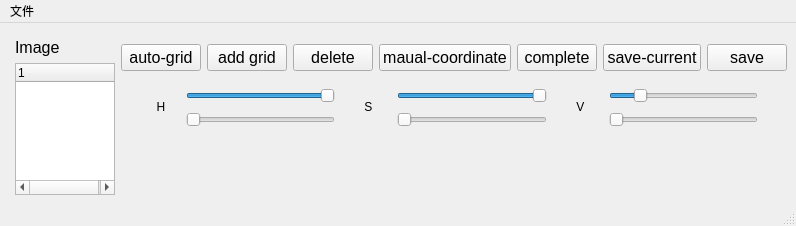
<?xml version="1.0" encoding="UTF-8"?>
<ui version="4.0">
 <class>MainWindow</class>
 <widget class="QMainWindow" name="MainWindow">
  <property name="geometry">
   <rect>
    <x>0</x>
    <y>0</y>
    <width>796</width>
    <height>226</height>
   </rect>
  </property>
  <property name="windowTitle">
   <string>MainWindow</string>
  </property>
  <widget class="QWidget" name="centralwidget">
   <layout class="QHBoxLayout" name="horizontalLayout_3" stretch="1,4">
    <property name="leftMargin">
     <number>15</number>
    </property>
    <property name="topMargin">
     <number>15</number>
    </property>
    <item>
     <layout class="QVBoxLayout" name="verticalLayout_2" stretch="0,0">
      <item>
       <widget class="QLabel" name="label_3">
        <property name="font">
         <font>
          <pointsize>12</pointsize>
         </font>
        </property>
        <property name="text">
         <string>Image</string>
        </property>
       </widget>
      </item>
      <item>
       <widget class="QTreeWidget" name="m_imgTreeWidget">
        <column>
         <property name="text">
          <string notr="true">1</string>
         </property>
        </column>
       </widget>
      </item>
     </layout>
    </item>
    <item>
     <layout class="QVBoxLayout" name="verticalLayout" stretch="0,0,0,1">
      <item>
       <layout class="QHBoxLayout" name="horizontalLayout_2">
        <property name="topMargin">
         <number>6</number>
        </property>
        <item>
         <spacer name="horizontalSpacer_3">
          <property name="orientation">
           <enum>Qt::Horizontal</enum>
          </property>
          <property name="sizeHint" stdset="0">
           <size>
            <width>40</width>
            <height>20</height>
           </size>
          </property>
         </spacer>
        </item>
        <item>
         <widget class="QPushButton" name="m_processImgBtn">
          <property name="font">
           <font>
            <pointsize>12</pointsize>
           </font>
          </property>
          <property name="text">
           <string>auto-grid</string>
          </property>
         </widget>
        </item>
        <item>
         <spacer name="horizontalSpacer_4">
          <property name="orientation">
           <enum>Qt::Horizontal</enum>
          </property>
          <property name="sizeHint" stdset="0">
           <size>
            <width>40</width>
            <height>20</height>
           </size>
          </property>
         </spacer>
        </item>
        <item>
         <widget class="QPushButton" name="m_getGridCornersBtn">
          <property name="font">
           <font>
            <pointsize>12</pointsize>
           </font>
          </property>
          <property name="text">
           <string>add grid</string>
          </property>
         </widget>
        </item>
        <item>
         <spacer name="horizontalSpacer_5">
          <property name="orientation">
           <enum>Qt::Horizontal</enum>
          </property>
          <property name="sizeHint" stdset="0">
           <size>
            <width>40</width>
            <height>20</height>
           </size>
          </property>
         </spacer>
        </item>
        <item>
         <widget class="QPushButton" name="m_deleteGridCornersBtn">
          <property name="font">
           <font>
            <pointsize>12</pointsize>
           </font>
          </property>
          <property name="text">
           <string>delete</string>
          </property>
         </widget>
        </item>
        <item>
         <spacer name="horizontalSpacer_7">
          <property name="orientation">
           <enum>Qt::Horizontal</enum>
          </property>
          <property name="sizeHint" stdset="0">
           <size>
            <width>40</width>
            <height>20</height>
           </size>
          </property>
         </spacer>
        </item>
        <item>
         <widget class="QPushButton" name="m_manualGridIndexBtn">
          <property name="font">
           <font>
            <pointsize>12</pointsize>
           </font>
          </property>
          <property name="text">
           <string>maual-coordinate</string>
          </property>
         </widget>
        </item>
        <item>
         <spacer name="horizontalSpacer_6">
          <property name="orientation">
           <enum>Qt::Horizontal</enum>
          </property>
          <property name="sizeHint" stdset="0">
           <size>
            <width>40</width>
            <height>20</height>
           </size>
          </property>
         </spacer>
        </item>
        <item>
         <widget class="QPushButton" name="m_finishGridCornersBtn">
          <property name="font">
           <font>
            <pointsize>12</pointsize>
           </font>
          </property>
          <property name="text">
           <string>complete</string>
          </property>
         </widget>
        </item>
        <item>
         <spacer name="horizontalSpacer_13">
          <property name="orientation">
           <enum>Qt::Horizontal</enum>
          </property>
          <property name="sizeHint" stdset="0">
           <size>
            <width>40</width>
            <height>20</height>
           </size>
          </property>
         </spacer>
        </item>
        <item>
         <widget class="QPushButton" name="m_saveCurrentImgBtn">
          <property name="font">
           <font>
            <pointsize>12</pointsize>
           </font>
          </property>
          <property name="text">
           <string>save-current</string>
          </property>
          <property name="iconSize">
           <size>
            <width>16</width>
            <height>16</height>
           </size>
          </property>
         </widget>
        </item>
        <item>
         <spacer name="horizontalSpacer_12">
          <property name="orientation">
           <enum>Qt::Horizontal</enum>
          </property>
          <property name="sizeHint" stdset="0">
           <size>
            <width>40</width>
            <height>20</height>
           </size>
          </property>
         </spacer>
        </item>
        <item>
         <widget class="QPushButton" name="m_saveImgBtn">
          <property name="font">
           <font>
            <pointsize>12</pointsize>
           </font>
          </property>
          <property name="text">
           <string>save</string>
          </property>
         </widget>
        </item>
        <item>
         <spacer name="horizontalSpacer_2">
          <property name="orientation">
           <enum>Qt::Horizontal</enum>
          </property>
          <property name="sizeHint" stdset="0">
           <size>
            <width>40</width>
            <height>20</height>
           </size>
          </property>
         </spacer>
        </item>
       </layout>
      </item>
      <item>
       <widget class="QWidget" name="widget" native="true">
        <layout class="QGridLayout" name="gridLayout">
         <item row="0" column="6">
          <spacer name="horizontalSpacer_9">
           <property name="orientation">
            <enum>Qt::Horizontal</enum>
           </property>
           <property name="sizeType">
            <enum>QSizePolicy::Maximum</enum>
           </property>
           <property name="sizeHint" stdset="0">
            <size>
             <width>20</width>
             <height>20</height>
            </size>
           </property>
          </spacer>
         </item>
         <item row="0" column="1" rowspan="2">
          <widget class="QLabel" name="label">
           <property name="minimumSize">
            <size>
             <width>30</width>
             <height>0</height>
            </size>
           </property>
           <property name="text">
            <string>  H </string>
           </property>
          </widget>
         </item>
         <item row="0" column="3">
          <spacer name="horizontalSpacer_8">
           <property name="orientation">
            <enum>Qt::Horizontal</enum>
           </property>
           <property name="sizeType">
            <enum>QSizePolicy::Maximum</enum>
           </property>
           <property name="sizeHint" stdset="0">
            <size>
             <width>20</width>
             <height>20</height>
            </size>
           </property>
          </spacer>
         </item>
         <item row="0" column="9">
          <spacer name="horizontalSpacer_10">
           <property name="orientation">
            <enum>Qt::Horizontal</enum>
           </property>
           <property name="sizeType">
            <enum>QSizePolicy::Maximum</enum>
           </property>
           <property name="sizeHint" stdset="0">
            <size>
             <width>20</width>
             <height>20</height>
            </size>
           </property>
          </spacer>
         </item>
         <item row="0" column="0">
          <spacer name="horizontalSpacer_11">
           <property name="orientation">
            <enum>Qt::Horizontal</enum>
           </property>
           <property name="sizeType">
            <enum>QSizePolicy::Maximum</enum>
           </property>
           <property name="sizeHint" stdset="0">
            <size>
             <width>20</width>
             <height>20</height>
            </size>
           </property>
          </spacer>
         </item>
         <item row="0" column="8">
          <widget class="QSlider" name="m_HSVslider_V1">
           <property name="maximum">
            <number>255</number>
           </property>
           <property name="value">
            <number>46</number>
           </property>
           <property name="orientation">
            <enum>Qt::Horizontal</enum>
           </property>
           <property name="invertedAppearance">
            <bool>false</bool>
           </property>
           <property name="invertedControls">
            <bool>false</bool>
           </property>
          </widget>
         </item>
         <item row="0" column="4" rowspan="2">
          <widget class="QLabel" name="label_2">
           <property name="minimumSize">
            <size>
             <width>30</width>
             <height>0</height>
            </size>
           </property>
           <property name="text">
            <string> S </string>
           </property>
          </widget>
         </item>
         <item row="0" column="7" rowspan="2">
          <widget class="QLabel" name="label_4">
           <property name="minimumSize">
            <size>
             <width>30</width>
             <height>0</height>
            </size>
           </property>
           <property name="text">
            <string> V </string>
           </property>
          </widget>
         </item>
         <item row="0" column="2">
          <widget class="QSlider" name="m_HSVslider_H1">
           <property name="maximum">
            <number>180</number>
           </property>
           <property name="value">
            <number>180</number>
           </property>
           <property name="orientation">
            <enum>Qt::Horizontal</enum>
           </property>
          </widget>
         </item>
         <item row="1" column="2">
          <widget class="QSlider" name="m_HSVslider_H2">
           <property name="maximum">
            <number>180</number>
           </property>
           <property name="orientation">
            <enum>Qt::Horizontal</enum>
           </property>
          </widget>
         </item>
         <item row="0" column="5">
          <widget class="QSlider" name="m_HSVslider_S1">
           <property name="maximum">
            <number>255</number>
           </property>
           <property name="value">
            <number>255</number>
           </property>
           <property name="orientation">
            <enum>Qt::Horizontal</enum>
           </property>
           <property name="invertedAppearance">
            <bool>false</bool>
           </property>
           <property name="invertedControls">
            <bool>false</bool>
           </property>
          </widget>
         </item>
         <item row="1" column="8">
          <widget class="QSlider" name="m_HSVslider_V2">
           <property name="maximum">
            <number>255</number>
           </property>
           <property name="orientation">
            <enum>Qt::Horizontal</enum>
           </property>
          </widget>
         </item>
         <item row="1" column="5">
          <widget class="QSlider" name="m_HSVslider_S2">
           <property name="maximum">
            <number>255</number>
           </property>
           <property name="orientation">
            <enum>Qt::Horizontal</enum>
           </property>
          </widget>
         </item>
        </layout>
       </widget>
      </item>
      <item>
       <spacer name="verticalSpacer">
        <property name="orientation">
         <enum>Qt::Vertical</enum>
        </property>
        <property name="sizeType">
         <enum>QSizePolicy::Fixed</enum>
        </property>
        <property name="sizeHint" stdset="0">
         <size>
          <width>20</width>
          <height>18</height>
         </size>
        </property>
       </spacer>
      </item>
      <item>
       <layout class="QHBoxLayout" name="horizontalLayout" stretch="1,0,1">
        <item>
         <widget class="QLabel" name="m_srcImgLabel">
          <property name="text">
           <string/>
          </property>
         </widget>
        </item>
        <item>
         <spacer name="horizontalSpacer">
          <property name="orientation">
           <enum>Qt::Horizontal</enum>
          </property>
          <property name="sizeType">
           <enum>QSizePolicy::Fixed</enum>
          </property>
          <property name="sizeHint" stdset="0">
           <size>
            <width>40</width>
            <height>20</height>
           </size>
          </property>
         </spacer>
        </item>
        <item>
         <widget class="QLabel" name="m_dstImgLabel">
          <property name="text">
           <string/>
          </property>
         </widget>
        </item>
       </layout>
      </item>
     </layout>
    </item>
   </layout>
  </widget>
  <widget class="QMenuBar" name="menubar">
   <property name="geometry">
    <rect>
     <x>0</x>
     <y>0</y>
     <width>796</width>
     <height>22</height>
    </rect>
   </property>
   <widget class="QMenu" name="menu">
    <property name="tearOffEnabled">
     <bool>false</bool>
    </property>
    <property name="title">
     <string>文件</string>
    </property>
    <addaction name="m_openFolderAction"/>
   </widget>
   <addaction name="menu"/>
  </widget>
  <widget class="QStatusBar" name="statusbar"/>
  <action name="m_openFolderAction">
   <property name="icon">
    <iconset theme="folder-open">
     <normaloff>.</normaloff>.</iconset>
   </property>
   <property name="text">
    <string>Open-</string>
   </property>
   <property name="font">
    <font>
     <pointsize>12</pointsize>
    </font>
   </property>
  </action>
 </widget>
 <resources/>
 <connections/>
</ui>
